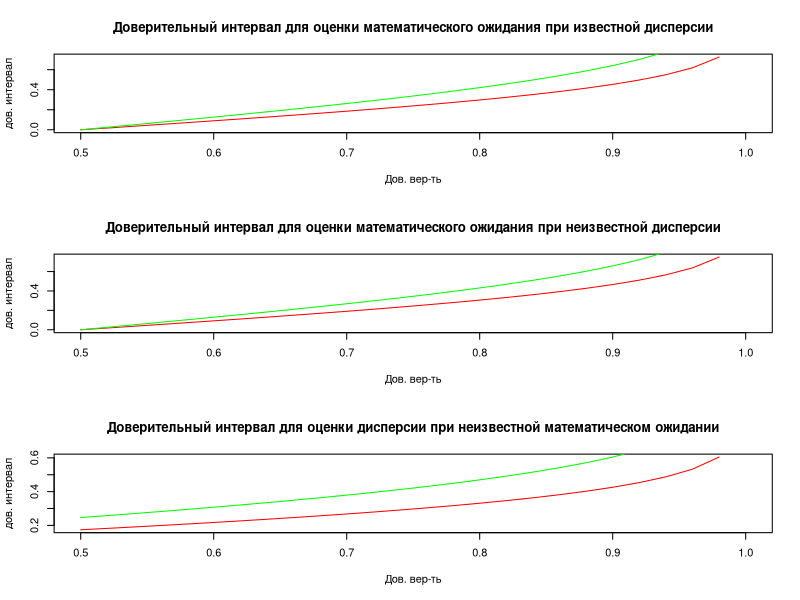

R code for this plot:
# Number at list is | 15 |
# M = -2
# Sigma = 2.5


confIntMeanVar <- function(arr, S, G){
# Confidence interval for mean variance
# доверительный интервал для математического ожидания при известной дисперсии
# S - Sigma (variance)
# G - Gamma  
  na.omit(arr)
  N = length(arr)
  d = qnorm(G) * S /sqrt(N); d # Delta
    
  L = mean(sample1) - d; L # Left 
  R = mean(sample1) + d; R # Right
  #res = c(L, R); res
  return(c(L, R))
}


confIntMeanwVar <- function(arr, G){
# Confidence interval for mean without variance
# доверительный интервал для математического ожидания при неизвестной дисперсии
# G - Gamma  
  na.omit(arr)
  N = length(arr)
  t = qt(G, N-1); t
  D = var(arr)          # Sample Variance
  S = sqrt((N/(N-1))*D) # Corrected Sigma
  d = t * S /sqrt(N); d # Delta
  
  L = mean(sample1) - d; L # Left 
  R = mean(sample1) + d; R # Right
  #res = c(L, R); res
  return(c(L, R))
}


confIntVarwMean <- function(arr, G){
# Confidence interval for variance without mean
# доверительный интервал для математического ожидания при неизвестной дисперсии
# G - Gamma  
  na.omit(arr)
  N  = length(arr)
  a1 = (1 - G)/2
  a2 = (1 + G)/2
  
  D = var(arr)          # Sample Variance
  S = sqrt((N/(N-1))*D) # Corrected Sigma
  
  L = sqrt(N-1)*S / sqrt(qchisq(a1, N-1)); L # Left 
  R = sqrt(N-1)*S / sqrt(qchisq(a2, N-1)); R # Right
  #res = c(L, R); res
  return(c(L, R))
}


intLen <- function(int){
#Длинна интервала
  len <- abs(max(int) - min(int))
  return (len)
}


plot1 <- function(arr1, arr2, S){
  na.omit(arr1); na.omit(arr2)
  confProps <- seq(from=0.50, to=1, by=0.02); confProps
  lengths1 <- c(1:length(confProps))
  lengths2 <- c(1:length(confProps))
  for(i in 1: length(confProps)){
    lengths1[i] <- intLen(confIntMeanVar(arr1, S, confProps[i]))
    lengths2[i] <- intLen(confIntMeanVar(arr2, S, confProps[i]))
  }; lengths
  plot(confProps, lengths2,  col = "red", type = "l", 
       xlab = "Дов. вер-ть", 
       ylab = "дов. интервал",
       main = "Доверительный интервал для оценки математического ожидания при известной дисперсии")
  lines(confProps, lengths1,  col = "green")
}


plot2 <- function(arr1, arr2, S){
  na.omit(arr1); na.omit(arr2)
  confProps <- seq(from=0.50, to=1, by=0.02); confProps
  lengths1 <- c(1:length(confProps))
  lengths2 <- c(1:length(confProps))
  for(i in 1: length(confProps)){
    lengths1[i] <- intLen(confIntMeanwVar(arr1, confProps[i]))
    lengths2[i] <- intLen(confIntMeanwVar(arr2, confProps[i]))
  }; lengths
  
  plot(confProps, lengths2,  col = "red", type = "l", 
       xlab = "Дов. вер-ть", 
       ylab = "дов. интервал",
       main = "Доверительный интервал для оценки математического ожидания при неизвестной дисперсии")
  lines(confProps, lengths1,  col = "green")
}


plot3 <- function(arr1, arr2, S){
  na.omit(arr1); na.omit(arr2)
  confProps <- seq(from=0.50, to=1, by=0.02); confProps
  lengths1 <- c(1:length(confProps))
  lengths2 <- c(1:length(confProps))
  for(i in 1: length(confProps)){
    lengths1[i] <- intLen(confIntVarwMean(arr1, confProps[i]))
    lengths2[i] <- intLen(confIntVarwMean(arr2, confProps[i]))
  }; lengths
  plot(confProps, lengths2,  col = "red", type = "l", 
       xlab = "Дов. вер-ть", 
       ylab = "дов. интервал",
       main = "Доверительный интервал для оценки дисперсии при неизвестной математическом ожидании")
  lines(confProps, lengths1,  col = "green")
}


M = -2   # Mean
S = 2.5  # Sigma
G = 0.90 # Gamma

N1 = 100
N2 = 200

sample1 <- rnorm(N1, mean = M, sd = S); sample1
sample2 <- rnorm(N2, mean = M, sd = S); sample2


interval1 <- confIntMeanVar(sample1, S, G); interval1
interval2 <- confIntMeanVar(sample2, S, G); interval2

interval1 <- confIntMeanwVar(sample1, G); interval1
interval2 <- confIntMeanwVar(sample2, G); interval2

interval1 <- confIntVarwMean(sample1, G); interval1
interval2 <- confIntVarwMean(sample2, G); interval2


dev.off()
par(mfcol=c(3, 1))
plot1(sample1,sample2, S)
plot2(sample1,sample2, S)
plot3(sample1,sample2, S)
